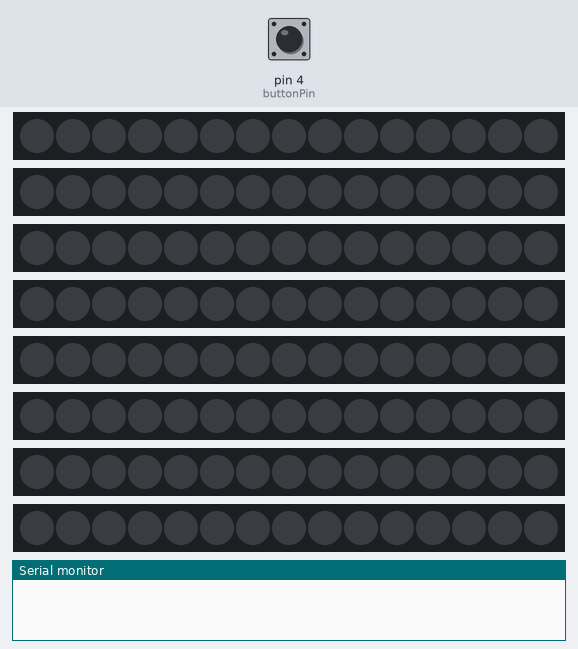
Recording of a sketch running on a simulated Arduino Uno, built with avr-gcc and run on an emulated ATmega328P. On the bench: 8 × 15 RGB LEDs in strip order, left to right, the last lines printed to the serial monitor. The test bench sets the inputs (shaded band); at power-on: pin 4 (buttonPin) HIGH.

Above: at 1.2 s.
1.3 s: pin 4 (buttonPin) pulled LOW for 0.15 s
At 1.8 s:
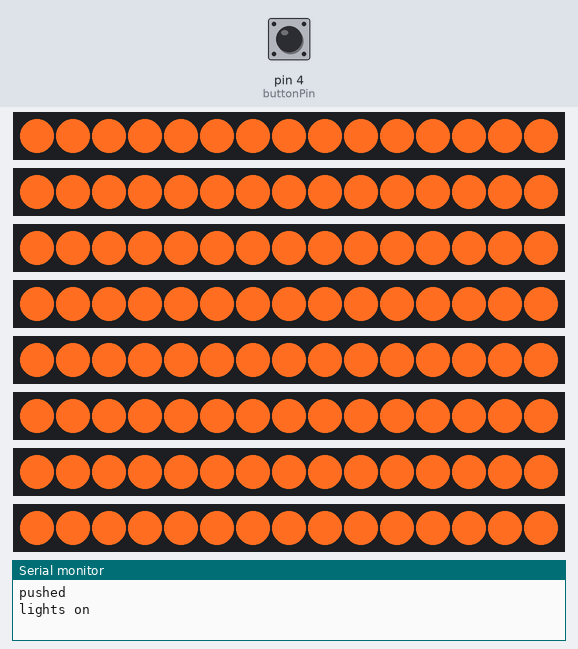
2.9 s: pin 4 (buttonPin) pulled LOW for 1 s
At 3.7 s:
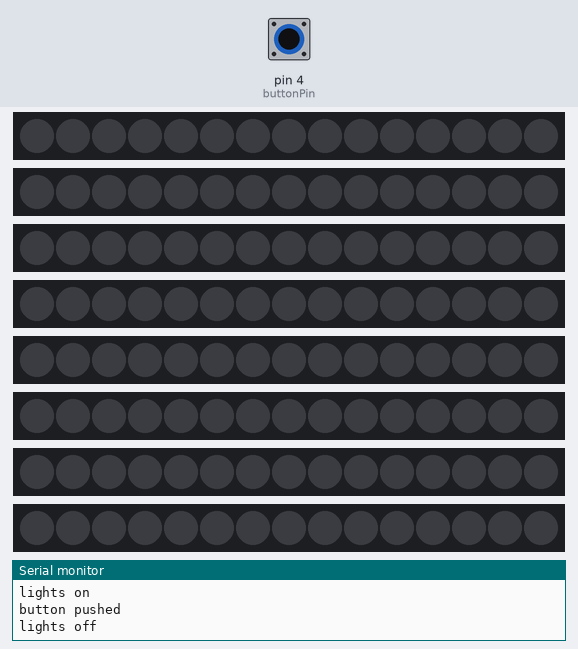
Timing chart, 0 to 5.9 s (numbered marks = the images above; inputs shaded):
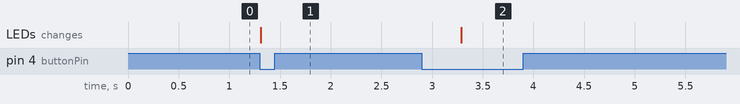

Measured:
- after the input at 1.3 s, the LEDs: change at once (image 1)
- after the input at 2.9 s, the LEDs: change after 0.39 s (image 2)

The sketch:

200229_buttonwith_lights_on_off_working.ino
```cpp
#include "Arduino.h"
#include "buttonTrigger.h"
#include "buttonClass.h"

#include <Adafruit_NeoPixel.h>

#ifdef __AVR__
#include <avr/power.h> // Required for 16 MHz Adafruit Trinket
#endif

long timer = 0;         // use this to store times for timers

// digital pins
#define LED_PIN1    5
#define LED_PIN2     6
#define LED_PIN3   7
#define LED_PIN4    8
#define LED_PIN5   9
#define LED_PIN6   10
#define LED_PIN7   11
#define LED_PIN8   12

//change colour of the lights here:
int r = 255;
int g = 77;
int b = 0;
int w = 32;

// after n amount of time the lights go off
int timeoff = 30;

#define LED_COUNT     15
bool buttonPushed = false;
Adafruit_NeoPixel strip1(LED_COUNT, LED_PIN1, NEO_GRBW + NEO_KHZ800); // ground and basement
Adafruit_NeoPixel strip2(LED_COUNT, LED_PIN2, NEO_GRBW + NEO_KHZ800);
Adafruit_NeoPixel strip3(LED_COUNT, LED_PIN3, NEO_GRBW + NEO_KHZ800);
Adafruit_NeoPixel strip4(LED_COUNT, LED_PIN4, NEO_GRBW + NEO_KHZ800);
Adafruit_NeoPixel strip5(LED_COUNT, LED_PIN5, NEO_GRBW + NEO_KHZ800);
Adafruit_NeoPixel strip6(LED_COUNT, LED_PIN6, NEO_GRBW + NEO_KHZ800);

Adafruit_NeoPixel strip7(LED_COUNT, LED_PIN7, NEO_GRBW + NEO_KHZ800); // gate house
Adafruit_NeoPixel strip8(LED_COUNT, LED_PIN8, NEO_GRBW + NEO_KHZ800); // gate house

int buttonRelease = false;
int state = 0;

Button myButton(4);

int buttonPressCounter = 0;

void setup()
{
  // put your setup code here, to run once:
  myButton.begin();

  Serial.begin(19200);
  strip1.begin();           // INITIALIZE NeoPixel strip object (REQUIRED)
  strip1.setBrightness(255); // Set BRIGHTNESS to about 1/5 (max = 255)
  strip2.begin();           // INITIALIZE NeoPixel strip object (REQUIRED)
  strip2.setBrightness(255); // Set BRIGHTNESS to about 1/5 (max = 255)
  strip3.begin();           // INITIALIZE NeoPixel strip object (REQUIRED)
  strip3.setBrightness(255); // Set BRIGHTNESS to about 1/5 (max = 255)
  strip4.begin();           // INITIALIZE NeoPixel strip object (REQUIRED)
  strip4.setBrightness(255); // Set BRIGHTNESS to about 1/5 (max = 255)
  strip5.begin();           // INITIALIZE NeoPixel strip object (REQUIRED)
  strip5.setBrightness(255); // Set BRIGHTNESS to about 1/5 (max = 255)
  strip6.begin();           // INITIALIZE NeoPixel strip object (REQUIRED)
  strip6.setBrightness(255); // Set BRIGHTNESS to about 1/5 (max = 255)
  strip7.begin();           // INITIALIZE NeoPixel strip object (REQUIRED)
  strip7.setBrightness(255); // Set BRIGHTNESS to about 1/5 (max = 255)
  strip8.begin();           // INITIALIZE NeoPixel strip object (REQUIRED)
  strip8.setBrightness(255); // Set BRIGHTNESS to about 1/5 (max = 255)
  for (int j = 0; j < LED_COUNT; j++)
  {
    strip1.setPixelColor(j, 0, 0, 0, 0);
    strip2.setPixelColor(j, 0, 0, 0, 0);
    strip3.setPixelColor(j, 0, 0, 0, 0);
    strip4.setPixelColor(j, 0, 0, 0, 0);
    strip5.setPixelColor(j, 0, 0, 0, 0);
    strip6.setPixelColor(j, 0, 0, 0, 0);
    strip7.setPixelColor(j, 0, 0, 0, 0);
    strip8.setPixelColor(j, 0, 0, 0, 0);
  }

  strip1.show();
  strip2.show();
  strip3.show();
  strip4.show();
  strip5.show();
  strip6.show();
  strip7.show();
  strip8.show();
}

void loop()
{
  if (state == 0)
  {
    if (myButton.isPushed() && buttonRelease == false )
    {
      buttonPressCounter += 1; // button counter = 1
      buttonRelease = true;

      Serial.println("pushed");
      for (int j = 0; j < LED_COUNT; j++)
      {
        strip1.setPixelColor(j, r, g, b, w);
        strip2.setPixelColor(j, r, g, b, w);
        strip3.setPixelColor(j, r, g, b, w);
        strip4.setPixelColor(j, r, g, b, w);
        strip5.setPixelColor(j, r, g, b, w);
        strip6.setPixelColor(j, r, g, b, w);
        strip7.setPixelColor(j, r, g, b, w);
        strip8.setPixelColor(j, r, g, b, w);
      }

      strip1.show();
      strip2.show();
      strip3.show();
      strip4.show();
      strip5.show();
      strip6.show();
      strip7.show();
      strip8.show();
      Serial.println("lights on");
      state = 1;
      timer = millis();
    }
  }
  else if (state == 1)
  {

    //turn off lights if button pushed again
    if(myButton.isPushed() && buttonRelease == true)
    {
        buttonPressCounter += 1; // count is 2
        Serial.println("button pushed");
        buttonRelease = false;

        for (int j = 0; j < LED_COUNT; j++)
        {
          strip1.setPixelColor(j, 0, 0, 0, 0);
          strip2.setPixelColor(j, 0, 0, 0, 0);
          strip3.setPixelColor(j, 0, 0, 0, 0);
          strip4.setPixelColor(j, 0, 0, 0, 0);
          strip5.setPixelColor(j, 0, 0, 0, 0);
          strip6.setPixelColor(j, 0, 0, 0, 0);
          strip7.setPixelColor(j, 0, 0, 0, 0);
          strip8.setPixelColor(j, 0, 0, 0, 0);
        }
        strip1.show();
        strip2.show();
        strip3.show();
        strip4.show();
        strip5.show();
        strip6.show();
        strip7.show();
        strip8.show();

        Serial.println("lights off");
        timer = millis();
        state = 0;
    }

   //if the lights have been on for longer than 30 secs or 30 then turn light off

    if(millis() >= timer + timeoff * 1000)
    {
      for (int j = 0; j < LED_COUNT; j++)
        {
          strip1.setPixelColor(j, 0, 0, 0, 0);
          strip2.setPixelColor(j, 0, 0, 0, 0);
          strip3.setPixelColor(j, 0, 0, 0, 0);
          strip4.setPixelColor(j, 0, 0, 0, 0);
          strip5.setPixelColor(j, 0, 0, 0, 0);
          strip6.setPixelColor(j, 0, 0, 0, 0);
          strip7.setPixelColor(j, 0, 0, 0, 0);
          strip8.setPixelColor(j, 0, 0, 0, 0);
        }
        strip1.show();
        strip2.show();
        strip3.show();
        strip4.show();
        strip5.show();
        strip6.show();
        strip7.show();
        strip8.show();
        Serial.println("timer is greater than 30 turn off lights");
        Serial.println("lights off");
        buttonRelease = false;
        state = 0;
    }
   // if the button is pushed more than twice keep it on
  if(buttonPressCounter >= 2 && millis() >= timer + 5 *1000)
    {
      buttonRelease = true;

      for (int j = 0; j < LED_COUNT; j++)
      {
        strip1.setPixelColor(j, r, g, b, w);
        strip2.setPixelColor(j, r, g, b, w);
        strip3.setPixelColor(j, r, g, b, w);
        strip4.setPixelColor(j, r, g, b, w);
        strip5.setPixelColor(j, r, g, b, w);
        strip6.setPixelColor(j, r, g, b, w);
        strip7.setPixelColor(j, r, g, b, w);
        strip8.setPixelColor(j, r, g, b, w);
      }

      strip1.show();
      strip2.show();
      strip3.show();
      strip4.show();
      strip5.show();
      strip6.show();
      strip7.show();
      strip8.show();

      Serial.println("lights on button pushed more than twice cannot repush wait 3 seconds");
      timer = millis();
      state = 2;
    }
  }
    // keep the lights on for 5 seconds and then allow the button to be pushed again
   if(state == 2)

    {
      Serial.println("reset button off");
      buttonRelease = false;
      buttonPressCounter = 0;
      state = 0;
    }

}
```

buttonClass.h
```cpp
class Button
{
  private:
    bool _state;
    uint8_t _pin;
    int _counter;

  public:
    Button(uint8_t pin) : _pin(pin) {}

    void begin() {
      pinMode(_pin, INPUT_PULLUP);
      _state = digitalRead(_pin);
      _counter = 0;
    }

    bool isReleased() {
      bool v = digitalRead(_pin);
      if (v != _state) {
        _state = v;
        if (_state) {
          return true;
        }
      }
      return false;
    }

    bool isPushed() {
      bool v = digitalRead(_pin);
      if (v != _state)
      {
        _counter++;
      }
      else
      {
        _counter = 0;
      }
      if (_counter >= 50)
      {
        _counter = 0;
        if (v != _state)
        {
          _state = v;
          if (_state == false)
          {
            return true;
          }
        }
      }
      return false;
    }
};
```

buttonTrigger.h
```cpp
//variables will change:
int buttonState = 0;         // variable for reading the pushbutton status
const int buttonPin = 4;     // the number of the pushbutton pin

int lastButtonState = 0;

void buttonTriggerSetup()
{
  // initialize the pushbutton pin as an input:
  pinMode(buttonPin, INPUT);

}

bool buttonTriggerSensor()
{
  // read the state of the pushbutton value:
  buttonState = digitalRead(buttonPin);  //read state of push button

  // check if the pushbutton is pressed.
  // if it is, the buttonState is HIGH:
   if (buttonState != lastButtonState)
  {
    lastButtonState = buttonState;

    if (buttonState == HIGH)
    {
      Serial.println("button pushed");

      return true;
    } else {
      //Serial.println("button not pushed");
      return false;
    }
    delay(150); // delay a bit to avoid bouncing
  }

}
```
